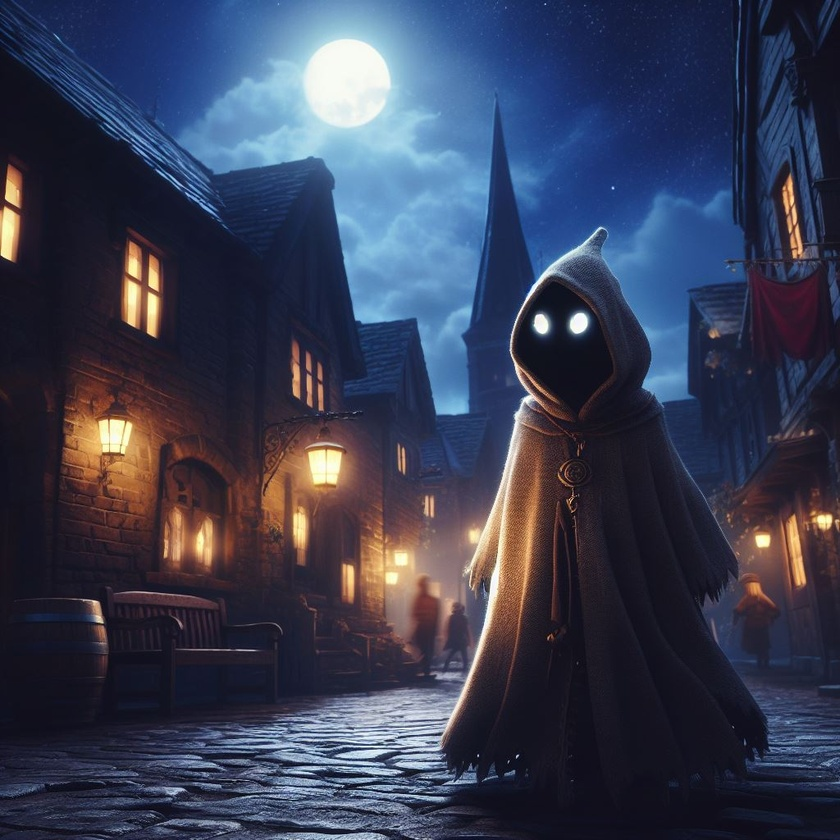
#> input picture Modul6/codelab/gambar3.jpeg, 840 x 840 px, shrunk from 1024 x 1024 before the run, found by its file name
$ python keg3.py
#> lines starting #> are read from the running program, lines starting #| are printed output that depends on the picture
from PIL import Image, ImageEnhance

# TODO 1 : Buka gambar dengan Pillow
image_path = "E:\KULIAH\Semester 5\Prak. Pemrograman Fungsional 5C\Tugas\Modul6\codelab\gambar3.jpeg"
image = Image.open(image_path)
#> image is the input picture: PIL image 840x840 RGB; mean R, G, B 57.3, 62.1, 83.7

# TODO 2 : Ubah tingkat kecerahan dan kontras
brightness_factor = 1.5
contrast_factor = 1.2

# Ubah tingkat kecerahan
brightness_enhancer = ImageEnhance.Brightness(image)
brightened_image = brightness_enhancer.enhance(brightness_factor)
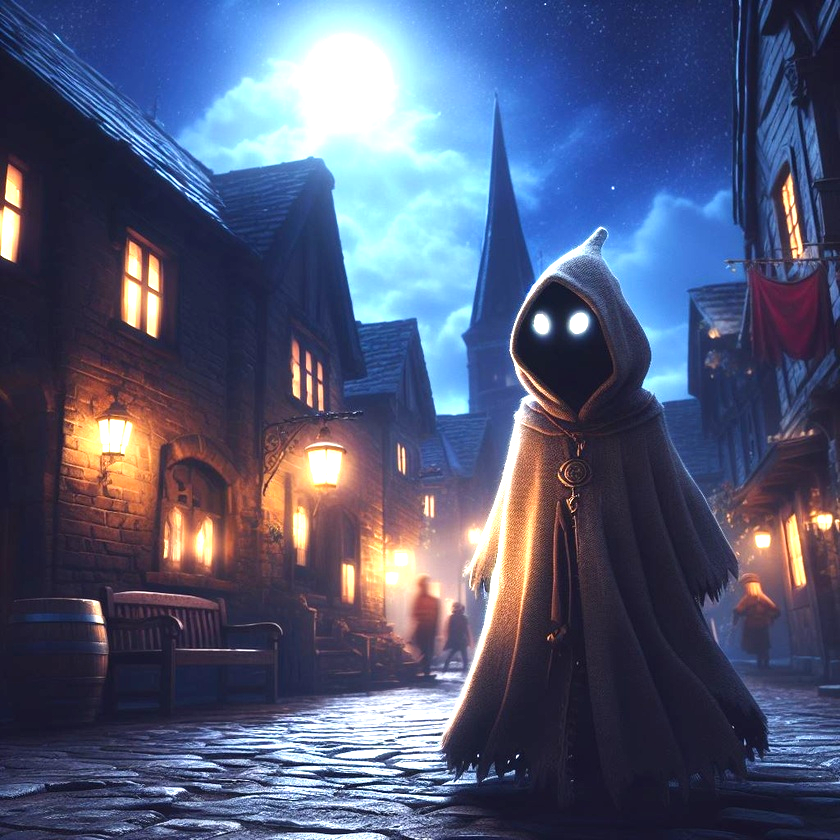
#> brightened_image: PIL image 840x840 RGB; mean R, G, B 82.2, 89.5, 118.9

# Ubah tingkat kontras
contrast_enhancer = ImageEnhance.Contrast(brightened_image)
final_image = contrast_enhancer.enhance(contrast_factor)
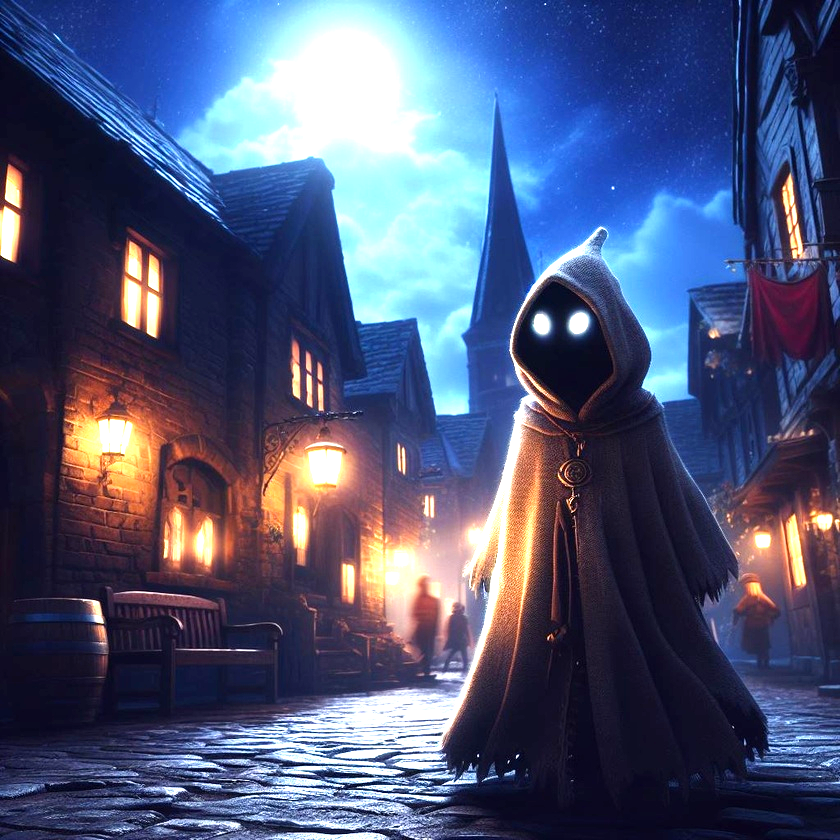
#> final_image: PIL image 840x840 RGB; mean R, G, B 78, 86.2, 119.5

# TODO 3 : Simpan gambar hasil edit
final_image.save("brightness_contrast_image.jpg")

# TODO 4 : Tampilkan
final_image.show()

$ run again, with Modul6/codelab/gambar2.jpeg copied over Modul6/codelab/gambar3.jpeg
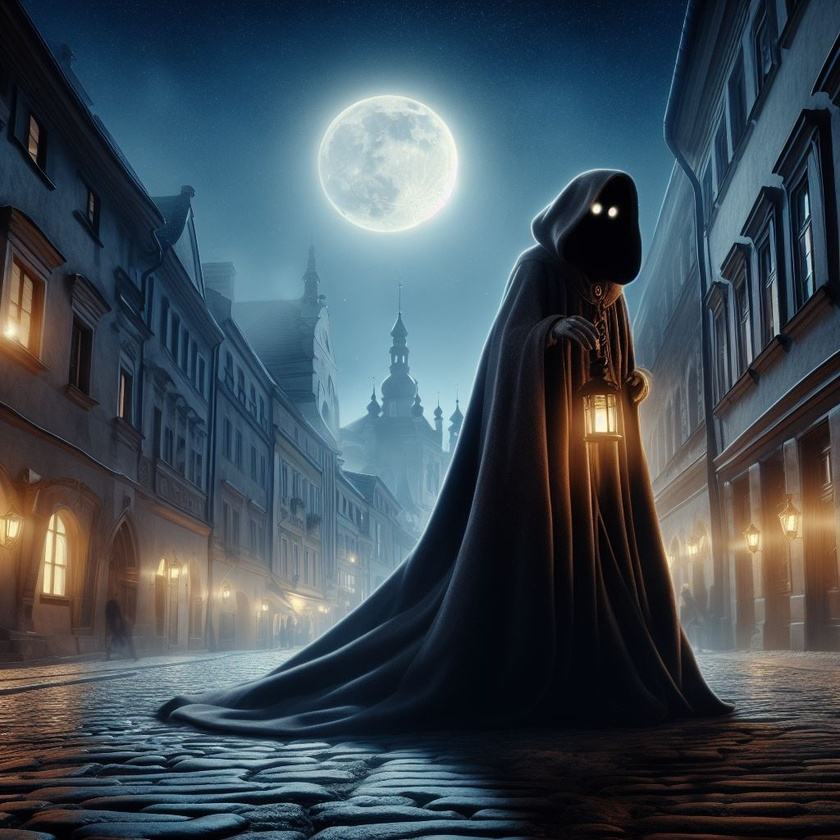
#> input picture Modul6/codelab/gambar2.jpeg, 840 x 840 px, shrunk from 1024 x 1024 before the run, found by its file name
#> image is the input picture: PIL image 840x840 RGB; mean R, G, B 64.1, 76.6, 85.6
#> `brightened_image = brightness_enhancer.enhance(brightness_factor)`:
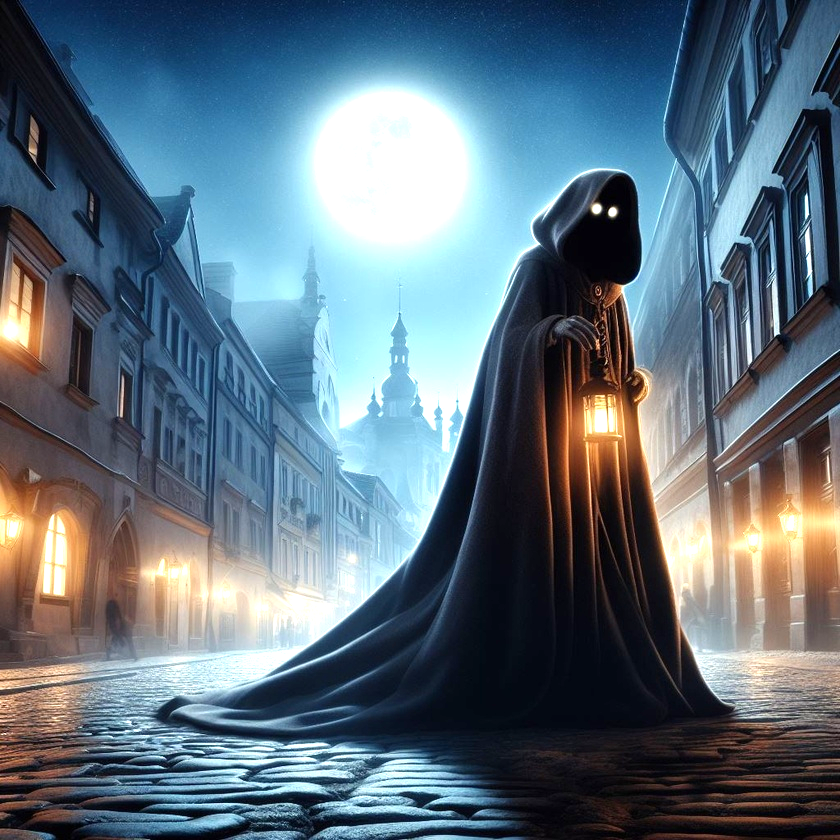
#> brightened_image: PIL image 840x840 RGB; mean R, G, B 93.9, 111.7, 124.5
#> `final_image = contrast_enhancer.enhance(contrast_factor)`:
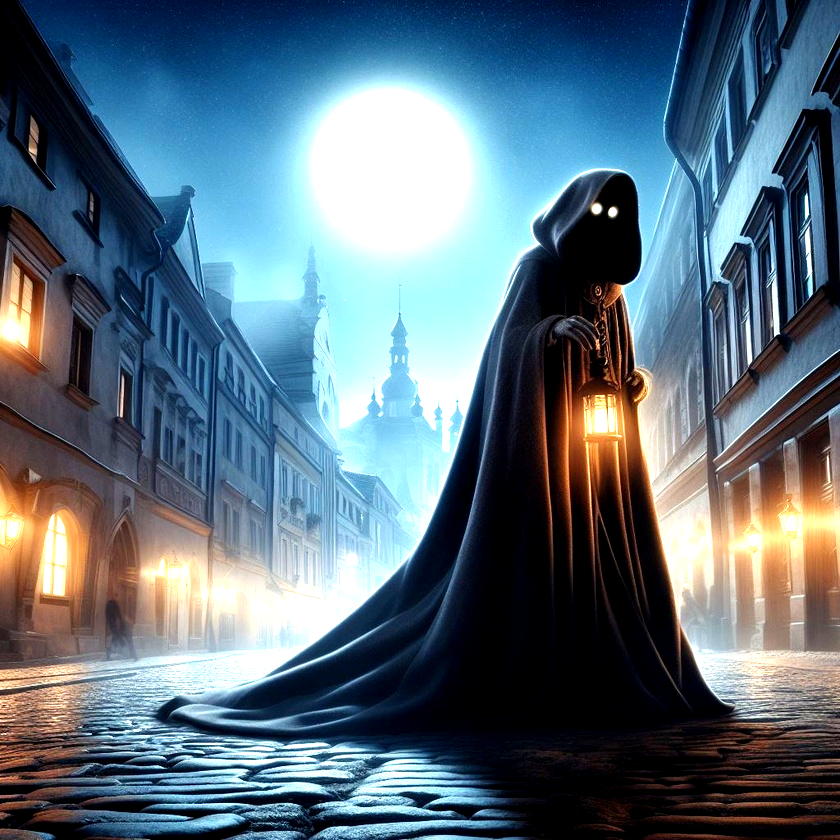
#> final_image: PIL image 840x840 RGB; mean R, G, B 90.7, 110.4, 124

$ run again, with Modul6/codelab/gambar2bg.jpeg copied over Modul6/codelab/gambar3.jpeg
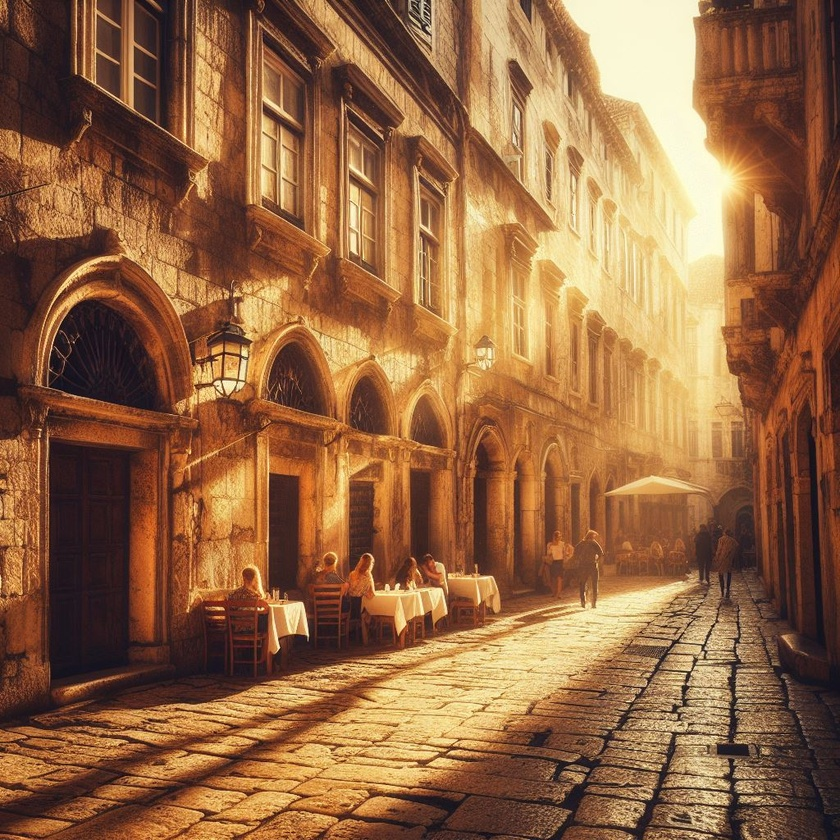
#> input picture Modul6/codelab/gambar2bg.jpeg, 840 x 840 px, shrunk from 1024 x 1024 before the run, found by its file name
#> image is the input picture: PIL image 840x840 RGB; mean R, G, B 147.8, 102.4, 66.3
#> `brightened_image = brightness_enhancer.enhance(brightness_factor)`:
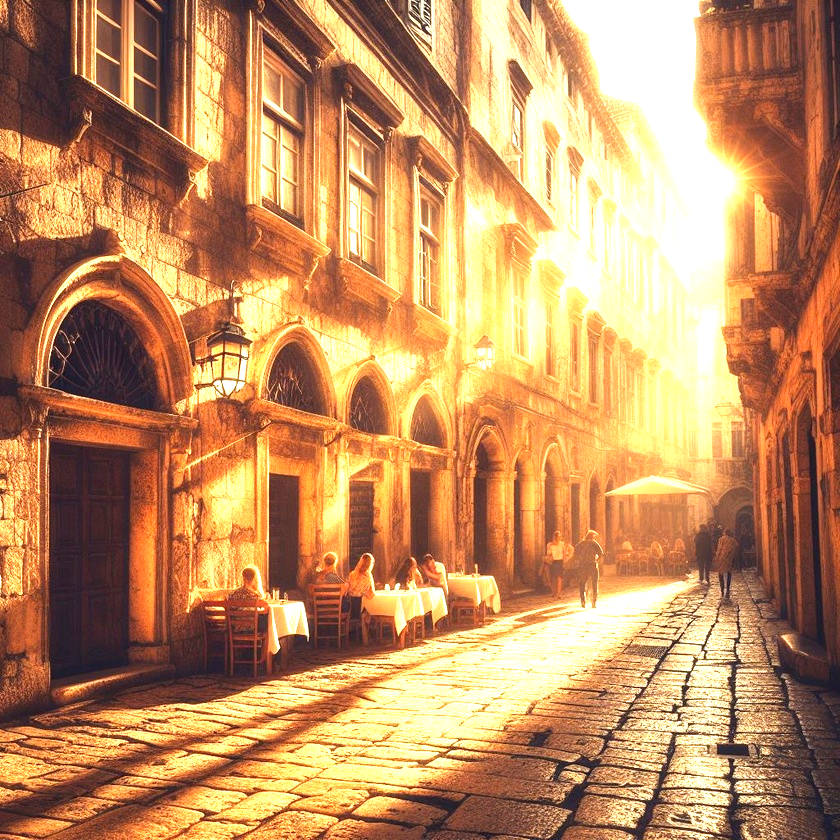
#> brightened_image: PIL image 840x840 RGB; mean R, G, B 193.3, 143, 97.4
#> `final_image = contrast_enhancer.enhance(contrast_factor)`:
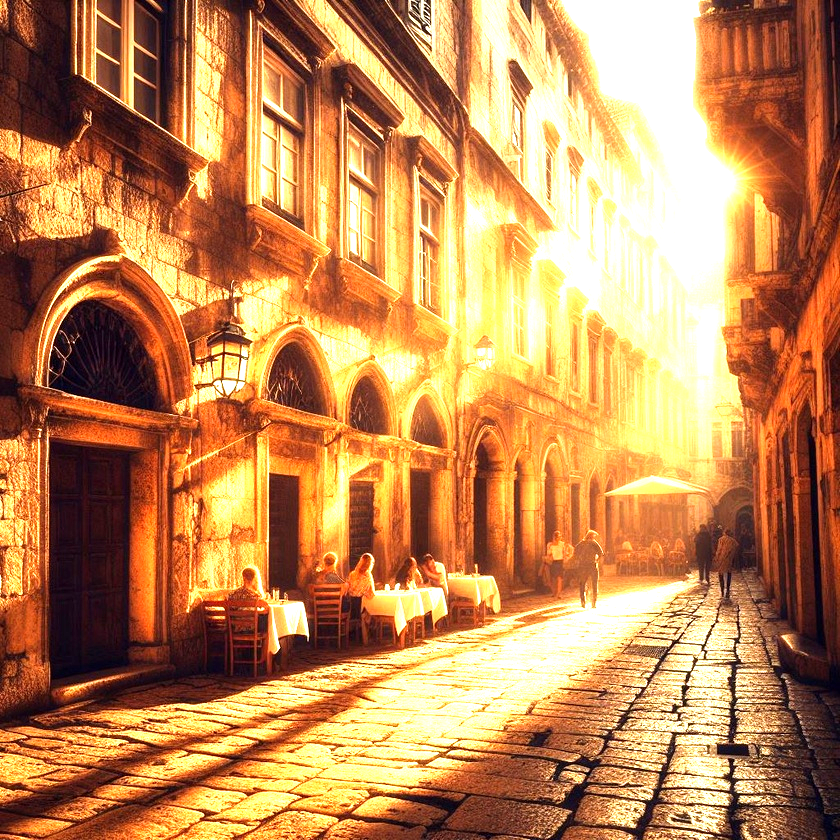
#> final_image: PIL image 840x840 RGB; mean R, G, B 192.2, 136.6, 85.2

$ run again, with Modul6/codelab/gambar1.png saved as Modul6/codelab/gambar3.jpeg
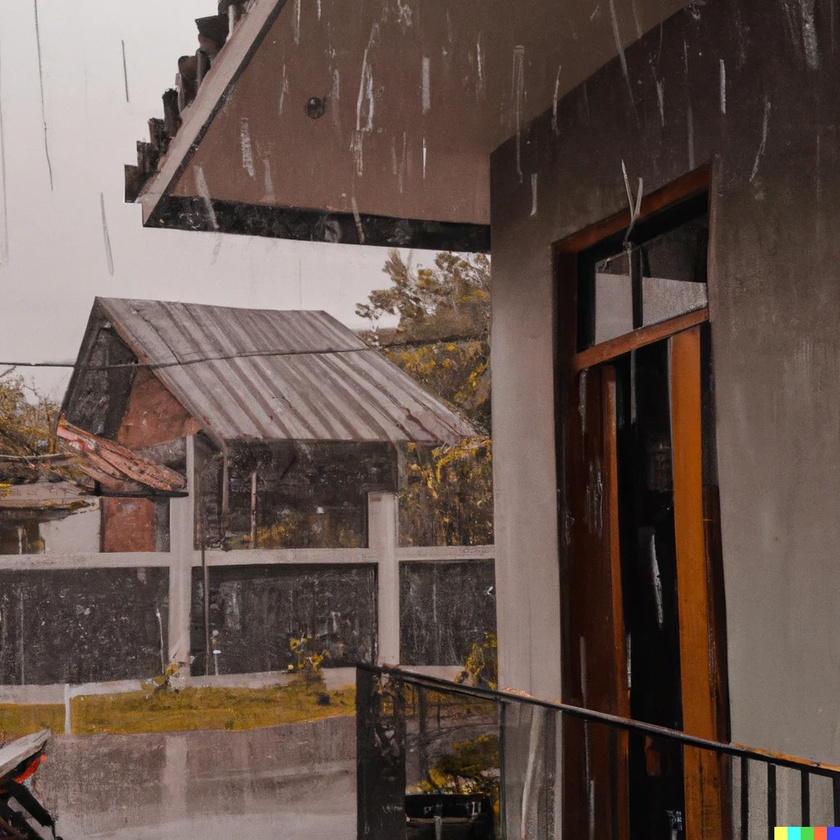
#> input picture Modul6/codelab/gambar1.png, 840 x 840 px, shrunk from 1024 x 1024 before the run, found by its file name
#> image is the input picture: PIL image 840x840 RGB; mean R, G, B 101, 83.9, 76.2
#> `brightened_image = brightness_enhancer.enhance(brightness_factor)`:
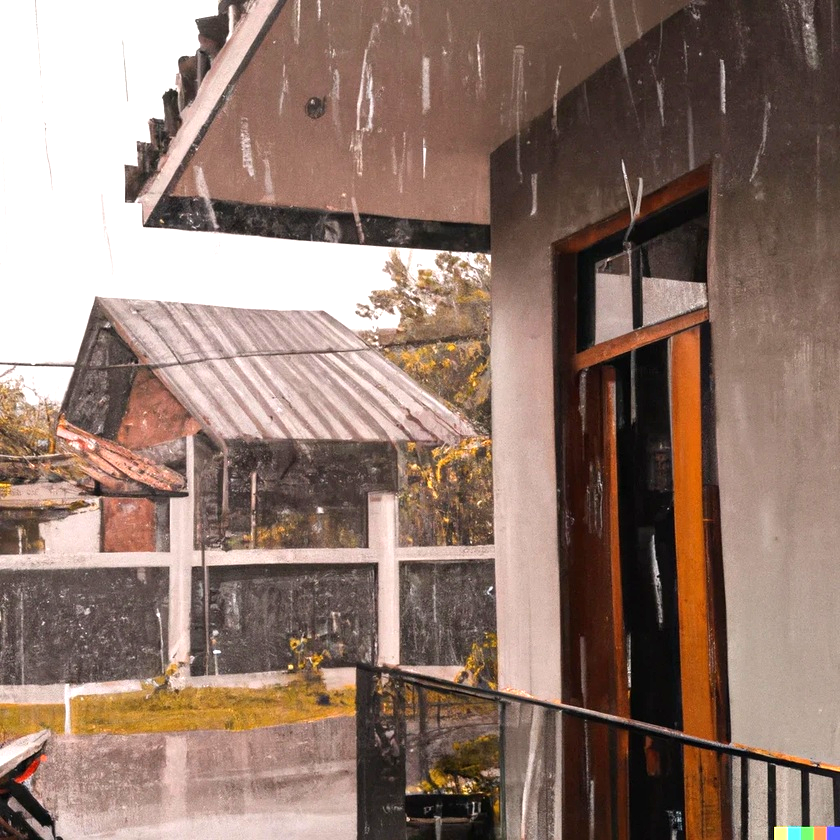
#> brightened_image: PIL image 840x840 RGB; mean R, G, B 145.4, 121.2, 109.9
